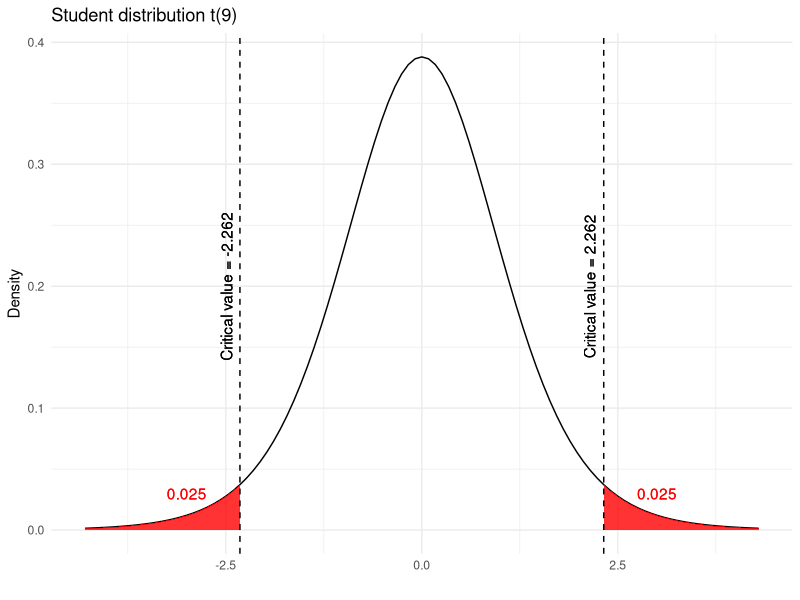
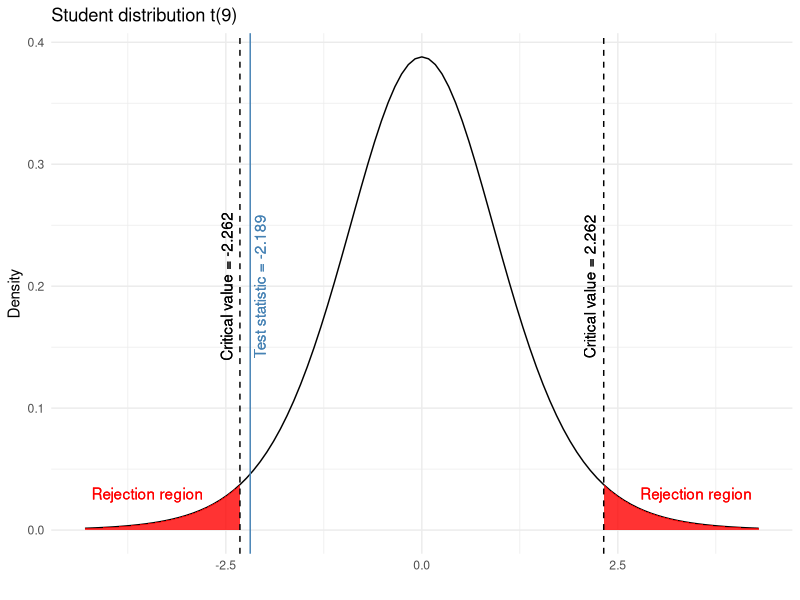
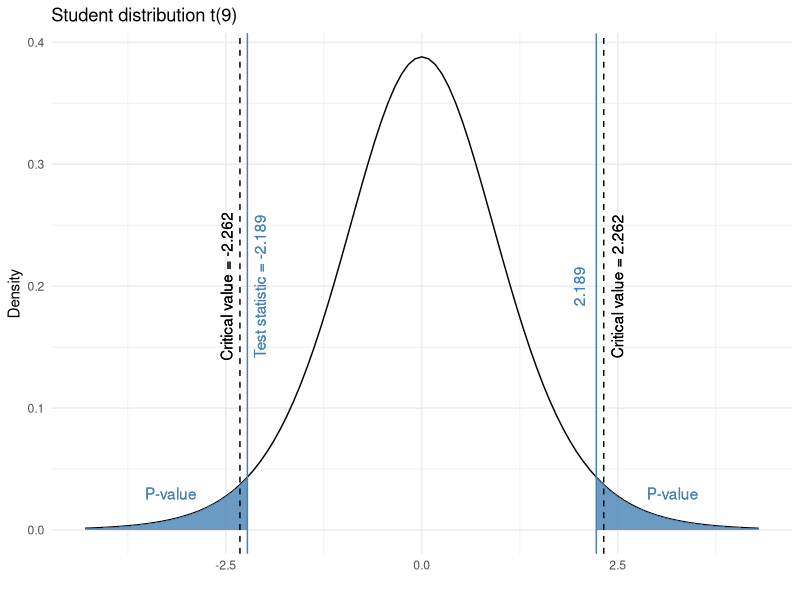

Source code (R) for these figures, in order:
## ---- chunk 1
knitr::opts_chunk$set(
  fig.align = "center",
  out.width = "100%",
  tidy = "styler",
  warning = FALSE,
  message = FALSE
)
## ---- chunk 2
funcShaded <- function(x) {
  y <- dt(x, df = 9)
  y[x > -2.262 & x < 2.262] <- NA
  return(y)
}

library(ggplot2)
ggplot(data.frame(x = c(qt(0.999, df = 9, lower.tail = FALSE), qt(0.999, df = 9, lower.tail = TRUE))), aes(x = x)) +
  stat_function(fun = dt, args = list(df = 9)) +
  stat_function(fun = funcShaded, geom = "area", alpha = 0.8, fill = "red") +
  theme_minimal() +
  labs(
    title = "Student distribution t(9)",
    y = "Density",
    x = ""
  ) +
  geom_text(aes(x = -3, label = "0.025", y = 0.03), colour = "red") +
  geom_text(aes(x = 3, label = "0.025", y = 0.03), colour = "red") +
  geom_text(aes(x = -2.262, label = "Critical value = -2.262", y = 0.2), colour = "black", angle = 90, vjust = -1, text = element_text(size = 11)) +
  geom_vline(xintercept = -2.32, color = "black", linetype = "dashed") +
  geom_text(aes(x = 2.262, label = "Critical value = 2.262", y = 0.2), colour = "black", angle = 90, vjust = -0.3, text = element_text(size = 11)) +
  geom_vline(xintercept = 2.32, color = "black", linetype = "dashed")
## ---- chunk 3
qt(0.025, df = 9, lower.tail = TRUE)
qt(0.025, df = 9, lower.tail = FALSE)
## ---- chunk 4
ggplot(data.frame(x = c(qt(0.999, df = 9, lower.tail = FALSE), qt(0.999, df = 9, lower.tail = TRUE))), aes(x = x)) +
  stat_function(fun = dt, args = list(df = 9)) +
  stat_function(fun = funcShaded, geom = "area", alpha = 0.8, fill = "red") +
  theme_minimal() +
  geom_vline(xintercept = -2.189, color = "steelblue") +
  geom_text(aes(x = -2.189, label = "Test statistic = -2.189", y = 0.2), colour = "steelblue", angle = 90, vjust = 1.3, text = element_text(size = 11)) +
  labs(
    title = "Student distribution t(9)",
    y = "Density",
    x = ""
  ) +
  geom_text(aes(x = -2.262, label = "Critical value = -2.262", y = 0.2), colour = "black", angle = 90, vjust = -1, text = element_text(size = 11)) +
  geom_vline(xintercept = -2.32, color = "black", linetype = "dashed") +
  geom_text(aes(x = 2.262, label = "Critical value = 2.262", y = 0.2), colour = "black", angle = 90, vjust = -0.3, text = element_text(size = 11)) +
  geom_vline(xintercept = 2.32, color = "black", linetype = "dashed") +
  geom_text(aes(x = -3.5, label = "Rejection region", y = 0.03), colour = "red") +
  geom_text(aes(x = 3.5, label = "Rejection region", y = 0.03), colour = "red")
## ---- chunk 5
funcShaded <- function(x) {
  y <- dt(x, df = 9)
  y[x > -2.189 & x < 2.189] <- NA
  return(y)
}

ggplot(data.frame(x = c(qt(0.999, df = 9, lower.tail = FALSE), qt(0.999, df = 9, lower.tail = TRUE))), aes(x = x)) +
  stat_function(fun = dt, args = list(df = 9)) +
  stat_function(fun = funcShaded, geom = "area", alpha = 0.8, fill = "steelblue") +
  theme_minimal() +
  geom_vline(xintercept = -2.225, color = "steelblue") +
  geom_text(aes(x = -2.189, label = "Test statistic = -2.189", y = 0.2), colour = "steelblue", angle = 90, vjust = 1.3, text = element_text(size = 11)) +
  geom_vline(xintercept = 2.225, color = "steelblue") +
  geom_text(aes(x = 2.189, label = "2.189", y = 0.2), colour = "steelblue", angle = 90, vjust = -0.7, text = element_text(size = 11)) +
  labs(
    title = "Student distribution t(9)",
    y = "Density",
    x = ""
  ) +
  geom_text(aes(x = -2.262, label = "Critical value = -2.262", y = 0.2), colour = "black", angle = 90, vjust = -1, text = element_text(size = 11)) +
  geom_vline(xintercept = -2.32, color = "black", linetype = "dashed") +
  geom_text(aes(x = 2.262, label = "Critical value = 2.262", y = 0.2), colour = "black", angle = 90, vjust = 2, text = element_text(size = 11)) +
  geom_vline(xintercept = 2.32, color = "black", linetype = "dashed") +
  geom_text(aes(x = -3.2, label = "P-value", y = 0.03), colour = "steelblue") +
  geom_text(aes(x = 3.2, label = "P-value", y = 0.03), colour = "steelblue")
## ---- chunk 6
p_val <- pt(-2.189, df = 9, lower.tail = TRUE) + pt(2.189, df = 9, lower.tail = FALSE)
p_val

# which is equivalent than:
p_val <- 2 * pt(2.189, df = 9, lower.tail = FALSE)
p_val
